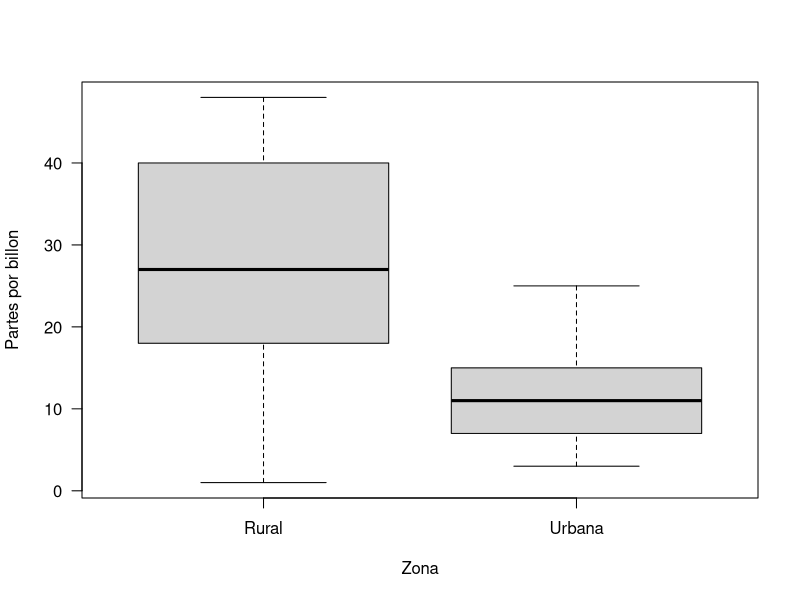

Generate this figure with R:
## ---- chunk 1
data <- c(502, 501, 497, 491, 496, 501, 502, 500, 489, 490)
mu <- 500

x <- mean(data)
s <- sd(data)
n <- length(data)

t <- (x - mu) / (s / sqrt(n))
round(t, 2)
## ---- chunk 2
round(qt(0.025, 9), 2)
## ---- chunk 3
round(qt(0.975, 9), 2)
## ---- chunk 4
t.test(x = data, y = NULL, mu = 500, alternative = "two.sided", conf.level = 0.95)
## ---- chunk 5
mu <- 20000
n <- 100
x <- 19500
s <- 3900

Z <- (x - mu) / (s / sqrt(n))
round(Z, 2)
## ---- chunk 6
round(qnorm(0.97), 2)
## ---- chunk 7
p_value <- 1 - pnorm(Z)
round(p_value, 2)
## ---- chunk 8
p_hat <- 174 / 200
p <- 0.90
n <- 200
Z <- (p_hat - p) / sqrt((p * (1-p)) / n)

round(Z, 2)
## ---- chunk 9
round(qnorm(0.05), 2)
## ---- chunk 10
p_hat <- 170 / 200
p <- 0.90
n <- 200
Z <- (p_hat - p) / sqrt((p * (1-p)) / n)

round(Z, 2)
## ---- chunk 11
round(qnorm(0.05), 2)
## ---- chunk 12
data <- c(502, 501, 497, 491, 496, 501, 502, 500, 489, 490)
S <- sd(data)
n <- length(data)
var <- 40

chisq <- ((n - 1) * S**2) / var
round(chisq, 2)
## ---- chunk 13
round(qchisq(0.95, n-1), 2)
## ---- chunk 14
p_value <- 1 - pchisq(chisq, n-1)
round(p_value, 4)
## ---- chunk 15
data_u <- c(3, 7, 25, 10, 15, 6, 12, 25, 15, 7)
data_r <- c(48, 44, 40, 38, 33, 21, 20, 12, 1, 18)

var.test(x = data_u, y = data_r, ratio = 1, alternative = "two.sided", conf.level = 0.98)
## ---- chunk 16
data_u <- c(3, 7, 25, 10, 15, 6, 12, 25, 15, 7)
data_r <- c(48, 44, 40, 38, 33, 21, 20, 12, 1, 18)

data <- data.frame(ppb = c(data_u, data_r), zone = rep(c("Urbana", "Rural"), each = 10))
boxplot(ppb ~ zone, data = data, las = 1, xlab = "Zona", ylab = "Partes por billon")
## ---- chunk 17
t.test(x = data_r, y = data_u, alternative = "two.sided",
       mu = 0, var.equal = FALSE, conf.level = 0.94)
## ---- chunk 18
data_before <- c( rep(1, 75), rep(0, 1500-75) )
data_after <- c( rep(1, 80), rep(0, 2000-80) )

n1 <- 1500
n2 <- 2000
x1 <- mean(data_before)
x2 <- mean(data_after)
s1 <- sd(data_before)
s2 <- sd(data_after)

Z <- ((x1 - x2) - (0)) / sqrt(((s1**2)/n1) + ((s2**2)/n2))
round(Z, 2)
## ---- chunk 19
round(1 - pnorm(Z), 4)
## ---- chunk 20
weight_before <- c(195, 213, 247, 201, 187, 210, 215, 246, 294, 310)
weight_after <- c(187, 195, 221, 190, 175, 197, 199, 221, 278, 285)

t.test(x = weight_before, y = weight_after, alternative = "greater",
       mu = 0, var.equal = TRUE, conf.level = 0.95)
## ---- chunk 21
mu <- 5.5
n <- 64
x <- 5.23
S <- 0.24

Z <- (x - mu) / (S / sqrt(n))
round(Z, 2)
## ---- chunk 22
round(qnorm(0.05), 2)
## ---- chunk 23
mu <- 162.5
sigma <- 6.9
n <- 50
x <- 165.2

Z <- (x - mu) / (sigma / sqrt(n))
round(Z, 2)
## ---- chunk 24
round(2 * (1 - pnorm(2.77)), 4)
## ---- chunk 25
n1 <- 25
x1 <- 20
s1 <- 1.5
n2 <- 25
x2 <- 12
s2 <- 1.25

k <- n1 + n2 - 2
sp <- sqrt(( (n1-1)*s1**2 + (n2-1)*s2**2 ) / k)
t <- ((x1 - x2) - (0)) / (sp * sqrt(1/n1 + 1/n2))

round(t, 2)
## ---- chunk 26
round(qt(0.97, 48), 2)
## ---- chunk 27
p_value <- 1 - pt(t, n1+n2-2)
round(p_value, 2)
## ---- chunk 28
mu <- 35
n <- 20
x <- 33.1
s <- 4.3

t <- (x - mu) / (s / sqrt(n))
round(t, 2)
## ---- chunk 29
round(qt(0.04, 19), 2)
## ---- chunk 30
n1 <- 25
s1 <- 5.2
x1 <- 81
n2 <- 36
s2 <- 3.4
x2 <- 76

t <- ((x1 - x2) - (0)) / sqrt(s1**2/n1 + s2**2/n2)
round(t, 2)
## ---- chunk 31
2 * (1 - pt(t, n1+n2-2))
## ---- chunk 32
n1 <- 50
x1 <- 86.7
s1 <- 6.28
n2 <- 50
x2 <- 77.8
s2 <- 5.61

Z <- ((x1 - x2) - (12)) / sqrt(s1**2/n1 + s2**2/n2)
round(Z, 2)
## ---- chunk 33
round(qnorm(0.05), 2)
